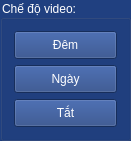
   <widget class="QGroupBox" name="groupBox_15">
    <property name="geometry">
     <rect>
      <x>0</x>
      <y>10</y>
      <width>131</width>
      <height>141</height>
     </rect>
    </property>
    <property name="styleSheet">
     <string notr="true">background-color: rgb(32, 64, 128); color:rgb(255, 255, 255)</string>
    </property>
    <property name="title">
     <string>Chế độ video:</string>
    </property>
    <layout class="QGridLayout" name="gridLayout_15">
     <item row="1" column="0">
      <widget class="QPushButton" name="bt_video_main">
       <property name="sizePolicy">
        <sizepolicy hsizetype="Minimum" vsizetype="Preferred">
         <horstretch>0</horstretch>
         <verstretch>0</verstretch>
        </sizepolicy>
       </property>
       <property name="text">
        <string>Ngày</string>
       </property>
       <property name="checkable">
        <bool>true</bool>
       </property>
       <property name="autoExclusive">
        <bool>false</bool>
       </property>
      </widget>
     </item>
     <item row="0" column="0">
      <widget class="QPushButton" name="bt_video_thermal">
       <property name="sizePolicy">
        <sizepolicy hsizetype="Minimum" vsizetype="Preferred">
         <horstretch>0</horstretch>
         <verstretch>0</verstretch>
        </sizepolicy>
       </property>
       <property name="text">
        <string>Đêm</string>
       </property>
       <property name="checkable">
        <bool>true</bool>
       </property>
       <property name="autoExclusive">
        <bool>false</bool>
       </property>
      </widget>
     </item>
     <item row="2" column="0">
      <widget class="QPushButton" name="bt_video_off">
       <property name="sizePolicy">
        <sizepolicy hsizetype="Minimum" vsizetype="Preferred">
         <horstretch>0</horstretch>
         <verstretch>0</verstretch>
        </sizepolicy>
       </property>
       <property name="text">
        <string>Tắt</string>
       </property>
       <property name="checkable">
        <bool>true</bool>
       </property>
       <property name="autoExclusive">
        <bool>false</bool>
       </property>
      </widget>
     </item>
    </layout>
   </widget>
